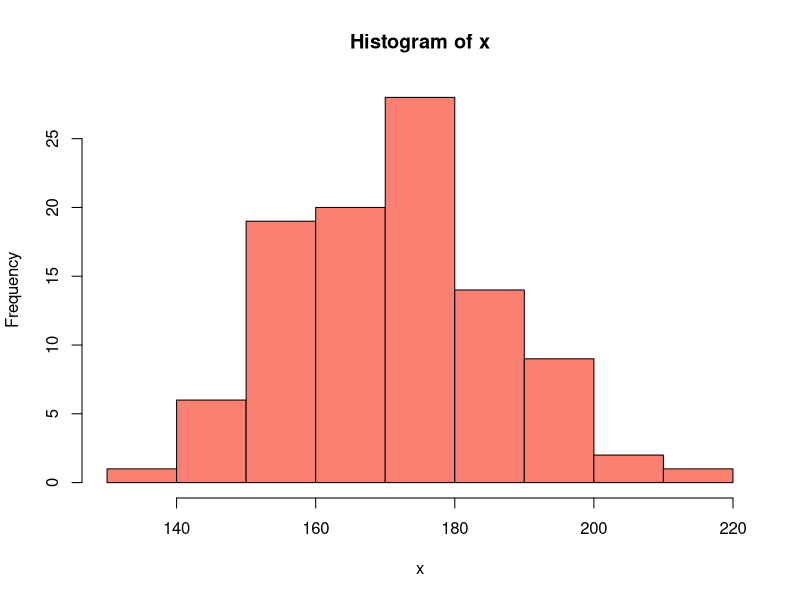

The R script that drew this image:
## ---- chunk 1
knitr::opts_chunk$set(echo=FALSE, eval=TRUE)
## ---- chunk 2
x <- rnorm(n=100, mean=170, sd=15)
hist(x, col='salmon')
